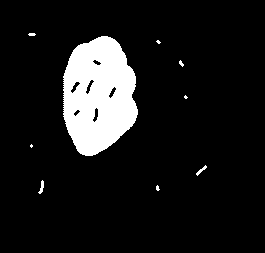
#> input picture python/photos/pattern_1.png, 265 x 253 px
$ python cv2_morphologyEx_gradient.py
#> lines starting #> are read from the running program, lines starting #| are printed output that depends on the picture; after the words box and inside, x2 and y2 are one past the last pixel; in counts of white or black regions, pixels touching at a corner belong together
# 形态学梯度
# 图像膨胀与腐蚀的差别。
# 结果看上去就像前景物体的轮廓。

import cv2
import numpy as np

img_rd = cv2.imread("../../photos/pattern_1.png", 0)
#> img_rd: shape (253, 265); 10.2% white; 9 white regions (5 under 20 px), largest, box (x1, y1, x2, y2) and area: (63, 36, 138, 156) 6662, (38, 180, 44, 194) 41, (196, 165, 207, 176) 37, (28, 33, 36, 36) 20

kernel = np.ones((5, 5), np.uint8)
erosion = cv2.morphologyEx(img_rd, cv2.MORPH_GRADIENT, kernel)
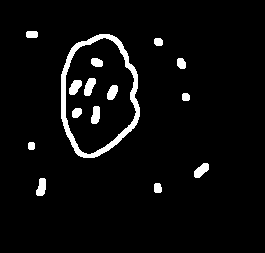
#> erosion: shape (253, 265); 4.5% white; 15 white regions, largest, box (x1, y1, x2, y2) and area: (61, 34, 140, 158) 1634, (84, 78, 96, 96) 144, (194, 163, 209, 178) 141

cv2.imshow("win", erosion)
cv2.imwrite("img_morphologyEx_GRADIENT.jpg", erosion)
cv2.waitKey(0)

$ run again, with python/photos/pattern_3.png copied over python/photos/pattern_1.png
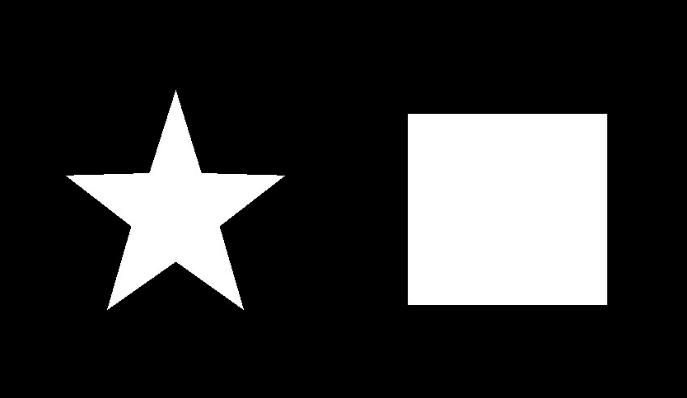
#> input picture python/photos/pattern_3.png, 687 x 398 px
#> img_rd is the input picture: shape (398, 687); min 0, max 255, mean 50.9
#> `erosion = cv2.morphologyEx(img_rd, cv2.MORPH_GRADIENT, kernel)`:
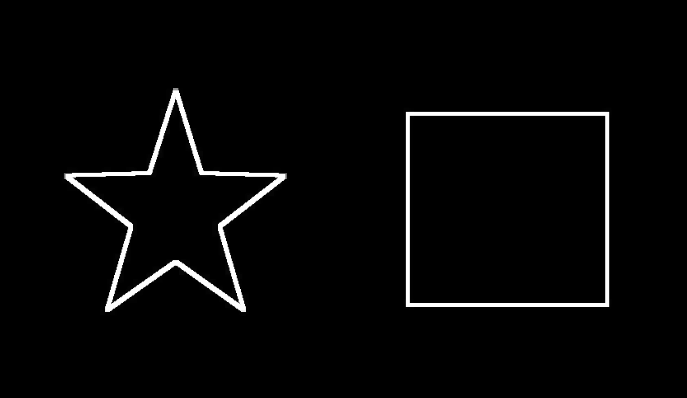
#> erosion: shape (398, 687); min 0, max 255, mean 6.9
